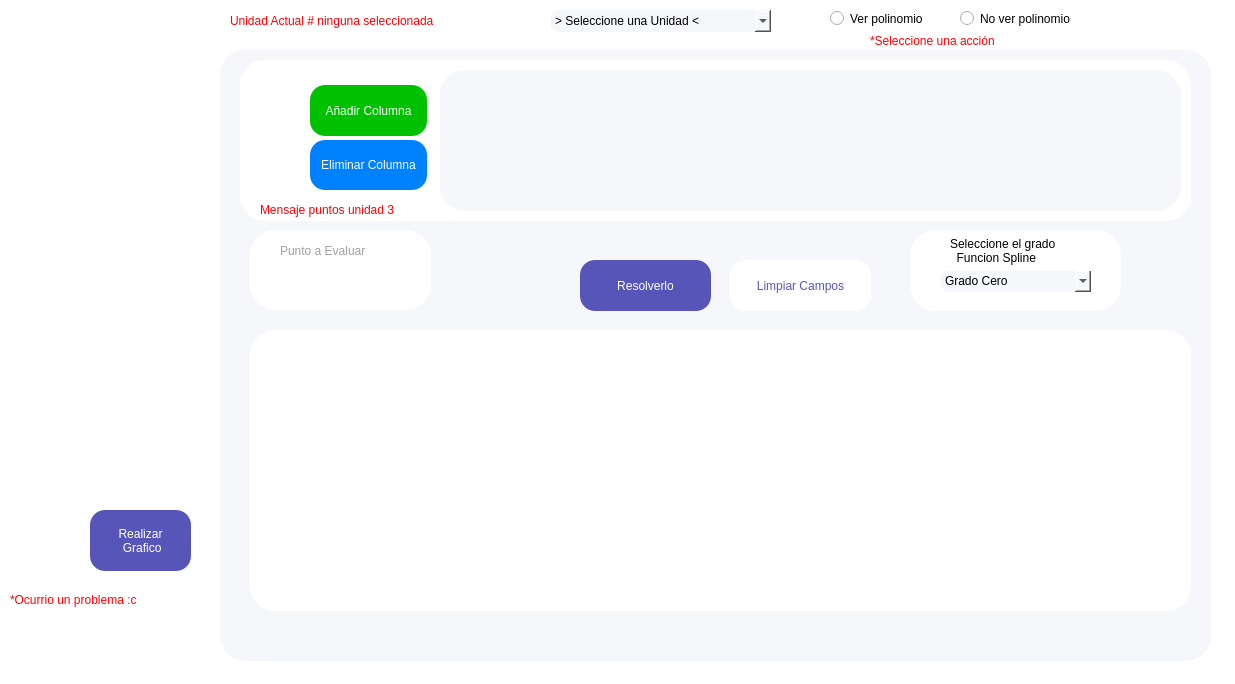
<?xml version="1.0" encoding="UTF-8"?>
<ui version="4.0">
 <class>Analisis_Numerico</class>
 <widget class="QMainWindow" name="Analisis_Numerico">
  <property name="geometry">
   <rect>
    <x>0</x>
    <y>0</y>
    <width>1235</width>
    <height>684</height>
   </rect>
  </property>
  <property name="windowTitle">
   <string>Trabajo Final Analisis Numerico 2021</string>
  </property>
  <property name="styleSheet">
   <string notr="true">background-color: rgb(255, 255, 255);</string>
  </property>
  <widget class="QWidget" name="centralwidget">
   <widget class="QFrame" name="frame">
    <property name="geometry">
     <rect>
      <x>220</x>
      <y>50</y>
      <width>991</width>
      <height>611</height>
     </rect>
    </property>
    <property name="styleSheet">
     <string notr="true">QFrame {	
	background-color: rgb(246, 247, 251);
	border-radius: 25px;
}

</string>
    </property>
    <property name="frameShape">
     <enum>QFrame::StyledPanel</enum>
    </property>
    <property name="frameShadow">
     <enum>QFrame::Raised</enum>
    </property>
    <widget class="QPushButton" name="btnResolverlo">
     <property name="geometry">
      <rect>
       <x>360</x>
       <y>210</y>
       <width>131</width>
       <height>51</height>
      </rect>
     </property>
     <property name="styleSheet">
      <string notr="true">
QPushButton {
	border-radius: 15px;
	border:0px;
	font: 75 10pt &quot;SpaceMono Nerd Font&quot;;
	color: rgb(255, 255, 255);
	background-color: rgb(87, 85, 183);
}
QPushButton:hover {
	border-radius: 20px;
	border:0px;
	
	background-color: rgb(70, 69, 149);

}</string>
     </property>
     <property name="text">
      <string>Resolverlo</string>
     </property>
    </widget>
    <widget class="QPushButton" name="btnLimpiar">
     <property name="geometry">
      <rect>
       <x>510</x>
       <y>210</y>
       <width>141</width>
       <height>51</height>
      </rect>
     </property>
     <property name="styleSheet">
      <string notr="true">QPushButton {
	border-radius: 15px;
	border:0px;
	color: rgb(87, 85, 183);
	font: 75 10pt &quot;SpaceMono Nerd Font&quot;;
	background-color: rgb(255, 255, 255);
}
QPushButton:hover {
	border-radius: 20px;
	border:0px;
	background-color: rgb(221, 221, 221);
	
}
</string>
     </property>
     <property name="text">
      <string>Limpiar Campos</string>
     </property>
    </widget>
    <widget class="QFrame" name="frame_2">
     <property name="geometry">
      <rect>
       <x>30</x>
       <y>280</y>
       <width>941</width>
       <height>281</height>
      </rect>
     </property>
     <property name="styleSheet">
      <string notr="true">background-color: rgb(255, 255, 255);</string>
     </property>
     <property name="frameShape">
      <enum>QFrame::StyledPanel</enum>
     </property>
     <property name="frameShadow">
      <enum>QFrame::Raised</enum>
     </property>
     <widget class="QTableWidget" name="tableWidget">
      <property name="geometry">
       <rect>
        <x>10</x>
        <y>10</y>
        <width>921</width>
        <height>261</height>
       </rect>
      </property>
      <property name="styleSheet">
       <string notr="true">font: 8pt &quot;SpaceMono Nerd Font&quot;;</string>
      </property>
      <property name="frameShape">
       <enum>QFrame::NoFrame</enum>
      </property>
     </widget>
    </widget>
    <widget class="QFrame" name="frame_3">
     <property name="geometry">
      <rect>
       <x>70</x>
       <y>30</y>
       <width>261</width>
       <height>121</height>
      </rect>
     </property>
     <property name="styleSheet">
      <string notr="true">background-color: rgb(255, 255, 255);</string>
     </property>
     <property name="frameShape">
      <enum>QFrame::StyledPanel</enum>
     </property>
     <property name="frameShadow">
      <enum>QFrame::Raised</enum>
     </property>
     <widget class="QLabel" name="label">
      <property name="geometry">
       <rect>
        <x>20</x>
        <y>10</y>
        <width>231</width>
        <height>41</height>
       </rect>
      </property>
      <property name="styleSheet">
       <string notr="true">font: 75 14pt &quot;SpaceMono Nerd Font&quot;;
color: rgb(160, 160, 160);</string>
      </property>
      <property name="text">
       <string>Ingrese la Funcion </string>
      </property>
     </widget>
     <widget class="QLineEdit" name="txtfuncion">
      <property name="geometry">
       <rect>
        <x>40</x>
        <y>60</y>
        <width>181</width>
        <height>21</height>
       </rect>
      </property>
      <property name="styleSheet">
       <string notr="true">background-image: url(:/images/barra2.png);
background-image: url(:/images/images/barra2.png);
font: 8pt &quot;SpaceMono Nerd Font&quot;;
border: 0px;</string>
      </property>
     </widget>
     <widget class="QLabel" name="lbl_mensaje_funcion">
      <property name="geometry">
       <rect>
        <x>30</x>
        <y>90</y>
        <width>221</width>
        <height>20</height>
       </rect>
      </property>
      <property name="styleSheet">
       <string notr="true">font: 7pt &quot;SpaceMono Nerd Font&quot;;
color: rgb(255, 0, 4);</string>
      </property>
      <property name="text">
       <string>Mensaje Funcion</string>
      </property>
     </widget>
    </widget>
    <widget class="QFrame" name="frame_4">
     <property name="geometry">
      <rect>
       <x>350</x>
       <y>30</y>
       <width>281</width>
       <height>121</height>
      </rect>
     </property>
     <property name="styleSheet">
      <string notr="true">background-color: rgb(255, 255, 255);</string>
     </property>
     <property name="frameShape">
      <enum>QFrame::StyledPanel</enum>
     </property>
     <property name="frameShadow">
      <enum>QFrame::Raised</enum>
     </property>
     <widget class="QLabel" name="label_2">
      <property name="geometry">
       <rect>
        <x>40</x>
        <y>10</y>
        <width>211</width>
        <height>41</height>
       </rect>
      </property>
      <property name="styleSheet">
       <string notr="true">font: 75 14pt &quot;SpaceMono Nerd Font&quot;;
color: rgb(160, 160, 160);</string>
      </property>
      <property name="text">
       <string>Valores Iniciales</string>
      </property>
     </widget>
     <widget class="QLineEdit" name="txtX1">
      <property name="geometry">
       <rect>
        <x>40</x>
        <y>60</y>
        <width>41</width>
        <height>21</height>
       </rect>
      </property>
      <property name="styleSheet">
       <string notr="true">background-image: url(:/images/images/barra.png);
border: 0px;
font: 8pt &quot;SpaceMono Nerd Font&quot;;</string>
      </property>
     </widget>
     <widget class="QLineEdit" name="txtX2">
      <property name="geometry">
       <rect>
        <x>130</x>
        <y>60</y>
        <width>41</width>
        <height>21</height>
       </rect>
      </property>
      <property name="styleSheet">
       <string notr="true">background-image: url(:/images/barra.png);
background-image: url(:/images/images/barra.png);
border: 0px;
font: 8pt &quot;SpaceMono Nerd Font&quot;;</string>
      </property>
     </widget>
     <widget class="QLabel" name="label_3">
      <property name="geometry">
       <rect>
        <x>10</x>
        <y>60</y>
        <width>31</width>
        <height>31</height>
       </rect>
      </property>
      <property name="styleSheet">
       <string notr="true">font: 75 14pt &quot;SpaceMono Nerd Font&quot;;
color: rgb(160, 160, 160);</string>
      </property>
      <property name="text">
       <string>X1</string>
      </property>
     </widget>
     <widget class="QLabel" name="label_4">
      <property name="geometry">
       <rect>
        <x>100</x>
        <y>60</y>
        <width>31</width>
        <height>31</height>
       </rect>
      </property>
      <property name="styleSheet">
       <string notr="true">font: 75 14pt &quot;SpaceMono Nerd Font&quot;;
color: rgb(160, 160, 160);</string>
      </property>
      <property name="text">
       <string>X2</string>
      </property>
     </widget>
     <widget class="QLineEdit" name="txtX2_2">
      <property name="geometry">
       <rect>
        <x>220</x>
        <y>60</y>
        <width>41</width>
        <height>21</height>
       </rect>
      </property>
      <property name="styleSheet">
       <string notr="true">background-image: url(:/images/barra.png);
background-image: url(:/images/images/barra.png);
border: 0px;
font: 8pt &quot;SpaceMono Nerd Font&quot;;</string>
      </property>
     </widget>
     <widget class="QLabel" name="label_7">
      <property name="geometry">
       <rect>
        <x>190</x>
        <y>60</y>
        <width>31</width>
        <height>31</height>
       </rect>
      </property>
      <property name="styleSheet">
       <string notr="true">font: 75 14pt &quot;SpaceMono Nerd Font&quot;;
color: rgb(160, 160, 160);;</string>
      </property>
      <property name="text">
       <string>X3</string>
      </property>
     </widget>
     <widget class="QLabel" name="lbl_mensaje_puntos">
      <property name="geometry">
       <rect>
        <x>20</x>
        <y>90</y>
        <width>241</width>
        <height>20</height>
       </rect>
      </property>
      <property name="styleSheet">
       <string notr="true">font: 7pt &quot;SpaceMono Nerd Font&quot;;
color: rgb(255, 0, 4);</string>
      </property>
      <property name="text">
       <string>Mensaje puntos</string>
      </property>
     </widget>
    </widget>
    <widget class="QFrame" name="frame_5">
     <property name="geometry">
      <rect>
       <x>650</x>
       <y>30</y>
       <width>241</width>
       <height>121</height>
      </rect>
     </property>
     <property name="styleSheet">
      <string notr="true">background-color: rgb(255, 255, 255);</string>
     </property>
     <property name="frameShape">
      <enum>QFrame::StyledPanel</enum>
     </property>
     <property name="frameShadow">
      <enum>QFrame::Raised</enum>
     </property>
     <widget class="QLabel" name="lbl_cifras_h">
      <property name="geometry">
       <rect>
        <x>75</x>
        <y>10</y>
        <width>81</width>
        <height>61</height>
       </rect>
      </property>
      <property name="styleSheet">
       <string notr="true">font: 75 14pt &quot;SpaceMono Nerd Font&quot;;
color: rgb(160, 160, 160);</string>
      </property>
      <property name="text">
       <string>Cifras</string>
      </property>
     </widget>
     <widget class="QLineEdit" name="txtcifras">
      <property name="geometry">
       <rect>
        <x>70</x>
        <y>60</y>
        <width>91</width>
        <height>21</height>
       </rect>
      </property>
      <property name="styleSheet">
       <string notr="true">background-image: url(:/images/barra.png);
background-image: url(:/images/images/barra.png);
border: 0px;
font: 8pt &quot;SpaceMono Nerd Font&quot;;</string>
      </property>
     </widget>
     <widget class="QLabel" name="lbl_mensaje_cifras_h">
      <property name="geometry">
       <rect>
        <x>20</x>
        <y>90</y>
        <width>201</width>
        <height>20</height>
       </rect>
      </property>
      <property name="styleSheet">
       <string notr="true">font: 7pt &quot;SpaceMono Nerd Font&quot;;
color: rgb(255, 0, 4);</string>
      </property>
      <property name="text">
       <string>Mensaje cifras</string>
      </property>
     </widget>
    </widget>
    <widget class="QFrame" name="frame_6">
     <property name="geometry">
      <rect>
       <x>20</x>
       <y>10</y>
       <width>951</width>
       <height>161</height>
      </rect>
     </property>
     <property name="styleSheet">
      <string notr="true">background-color: rgb(255, 255, 255);</string>
     </property>
     <property name="frameShape">
      <enum>QFrame::StyledPanel</enum>
     </property>
     <property name="frameShadow">
      <enum>QFrame::Raised</enum>
     </property>
     <widget class="QTableWidget" name="tableWidget_2">
      <property name="geometry">
       <rect>
        <x>200</x>
        <y>10</y>
        <width>741</width>
        <height>141</height>
       </rect>
      </property>
      <property name="styleSheet">
       <string notr="true">background-color: rgb(246, 247, 251);
font: 8pt &quot;SpaceMono Nerd Font&quot;;</string>
      </property>
      <property name="frameShape">
       <enum>QFrame::NoFrame</enum>
      </property>
     </widget>
     <widget class="QPushButton" name="btnAgregarFila">
      <property name="geometry">
       <rect>
        <x>200</x>
        <y>25</y>
        <width>101</width>
        <height>51</height>
       </rect>
      </property>
      <property name="styleSheet">
       <string notr="true">QPushButton {
	border-radius: 15px;
	border:0px;
	font: 75 8pt &quot;SpaceMono Nerd Font&quot;;
	color: rgb(255, 255, 255);
	background-color: rgb(0, 193, 0);
}
QPushButton:hover {
	border-radius: 20px;
	background-color: rgb(0, 136, 0);
}</string>
      </property>
      <property name="text">
       <string>Añadir Fila</string>
      </property>
     </widget>
     <widget class="QPushButton" name="btnEliminarFila">
      <property name="geometry">
       <rect>
        <x>200</x>
        <y>80</y>
        <width>101</width>
        <height>50</height>
       </rect>
      </property>
      <property name="styleSheet">
       <string notr="true">QPushButton {
	border-radius: 15px;
	border:0px;
	font: 75 8pt &quot;SpaceMono Nerd Font&quot;;
	color: rgb(255, 255, 255);
	background-color: rgb(0, 130, 255);
}
QPushButton:hover {
	border-radius: 20px;
	background-color: rgb(0, 95, 185);
}</string>
      </property>
      <property name="text">
       <string>Eliminar Fila</string>
      </property>
     </widget>
     <widget class="QLabel" name="lbl_aniadir">
      <property name="geometry">
       <rect>
        <x>12</x>
        <y>23</y>
        <width>50</width>
        <height>50</height>
       </rect>
      </property>
      <property name="styleSheet">
       <string notr="true">background-image: url(:/images/images/Aniadir.png);
border-radius: 0px;</string>
      </property>
      <property name="text">
       <string/>
      </property>
     </widget>
     <widget class="QLabel" name="label_8">
      <property name="geometry">
       <rect>
        <x>10</x>
        <y>80</y>
        <width>50</width>
        <height>50</height>
       </rect>
      </property>
      <property name="styleSheet">
       <string notr="true">border-radius: 0px;
background-image: url(:/images/images/Eliminarr.png);</string>
      </property>
      <property name="text">
       <string/>
      </property>
     </widget>
     <widget class="QPushButton" name="btnAgregarCol">
      <property name="geometry">
       <rect>
        <x>70</x>
        <y>25</y>
        <width>117</width>
        <height>51</height>
       </rect>
      </property>
      <property name="styleSheet">
       <string notr="true">QPushButton {
	border-radius: 15px;
	border:0px;
	font: 75 8pt &quot;SpaceMono Nerd Font&quot;;
	color: rgb(255, 255, 255);
	background-color: rgb(0, 193, 0);
}
QPushButton:hover {
	border-radius: 20px;
	background-color: rgb(0, 136, 0);
}</string>
      </property>
      <property name="text">
       <string>Añadir Columna</string>
      </property>
     </widget>
     <widget class="QPushButton" name="btnEliminarCol">
      <property name="geometry">
       <rect>
        <x>70</x>
        <y>80</y>
        <width>117</width>
        <height>50</height>
       </rect>
      </property>
      <property name="styleSheet">
       <string notr="true">QPushButton {
	border-radius: 15px;
	border:0px;
	font: 75 8pt &quot;SpaceMono Nerd Font&quot;;
	color: rgb(255, 255, 255);
	background-color: rgb(0, 130, 255);
}
QPushButton:hover {
	border-radius: 20px;
	background-color: rgb(0, 95, 185);
}</string>
      </property>
      <property name="text">
       <string>Eliminar Columna</string>
      </property>
     </widget>
     <widget class="QLabel" name="lbl_puntos_unidad3">
      <property name="geometry">
       <rect>
        <x>20</x>
        <y>140</y>
        <width>281</width>
        <height>20</height>
       </rect>
      </property>
      <property name="styleSheet">
       <string notr="true">font: 7pt &quot;SpaceMono Nerd Font&quot;;
color: rgb(255, 0, 4);</string>
      </property>
      <property name="text">
       <string>Mensaje puntos unidad 3 </string>
      </property>
     </widget>
     <zorder>label_8</zorder>
     <zorder>lbl_puntos_unidad3</zorder>
     <zorder>btnAgregarFila</zorder>
     <zorder>btnEliminarFila</zorder>
     <zorder>lbl_aniadir</zorder>
     <zorder>btnAgregarCol</zorder>
     <zorder>btnEliminarCol</zorder>
     <zorder>tableWidget_2</zorder>
    </widget>
    <widget class="QFrame" name="frame_hermite">
     <property name="geometry">
      <rect>
       <x>30</x>
       <y>180</y>
       <width>181</width>
       <height>80</height>
      </rect>
     </property>
     <property name="styleSheet">
      <string notr="true">background-color: rgb(255, 255, 255);</string>
     </property>
     <property name="frameShape">
      <enum>QFrame::StyledPanel</enum>
     </property>
     <property name="frameShadow">
      <enum>QFrame::Raised</enum>
     </property>
     <widget class="QLabel" name="lbl_punto_hermite">
      <property name="geometry">
       <rect>
        <x>30</x>
        <y>10</y>
        <width>121</width>
        <height>21</height>
       </rect>
      </property>
      <property name="styleSheet">
       <string notr="true">font: 10pt &quot;SpaceMono Nerd Font&quot;;
color: rgb(160, 160, 160);</string>
      </property>
      <property name="text">
       <string>Punto a Evaluar</string>
      </property>
     </widget>
     <widget class="QLineEdit" name="txtHermitePunto">
      <property name="geometry">
       <rect>
        <x>30</x>
        <y>40</y>
        <width>113</width>
        <height>20</height>
       </rect>
      </property>
      <property name="styleSheet">
       <string notr="true">border:0px;
background-image: url(:/images/images/barra2.png);</string>
      </property>
     </widget>
    </widget>
    <widget class="QFrame" name="frame_trazadores">
     <property name="geometry">
      <rect>
       <x>690</x>
       <y>180</y>
       <width>211</width>
       <height>81</height>
      </rect>
     </property>
     <property name="styleSheet">
      <string notr="true">background-color: rgb(255, 255, 255);</string>
     </property>
     <property name="frameShape">
      <enum>QFrame::StyledPanel</enum>
     </property>
     <property name="frameShadow">
      <enum>QFrame::Raised</enum>
     </property>
     <widget class="QComboBox" name="cbmSplineGrado">
      <property name="geometry">
       <rect>
        <x>30</x>
        <y>40</y>
        <width>151</width>
        <height>22</height>
       </rect>
      </property>
      <property name="styleSheet">
       <string notr="true">border-radius: 10px;
background-color: rgb(246, 247, 251);
font: 8pt &quot;SpaceMono Nerd Font&quot;;
</string>
      </property>
      <item>
       <property name="text">
        <string>Grado Cero</string>
       </property>
      </item>
      <item>
       <property name="text">
        <string>Grado Uno</string>
       </property>
      </item>
      <item>
       <property name="text">
        <string>Grado Dos</string>
       </property>
      </item>
      <item>
       <property name="text">
        <string>Grado Tres</string>
       </property>
      </item>
     </widget>
     <widget class="QLabel" name="label_9">
      <property name="geometry">
       <rect>
        <x>40</x>
        <y>0</y>
        <width>141</width>
        <height>41</height>
       </rect>
      </property>
      <property name="styleSheet">
       <string notr="true">font: 8pt &quot;SpaceMono Nerd Font&quot;;
color: rgb(0, 0, 0);</string>
      </property>
      <property name="text">
       <string>Seleccione el grado
  Funcion Spline</string>
      </property>
     </widget>
    </widget>
    <zorder>btnResolverlo</zorder>
    <zorder>btnLimpiar</zorder>
    <zorder>frame_2</zorder>
    <zorder>frame_3</zorder>
    <zorder>frame_4</zorder>
    <zorder>frame_5</zorder>
    <zorder>frame_hermite</zorder>
    <zorder>frame_trazadores</zorder>
    <zorder>frame_6</zorder>
   </widget>
   <widget class="QComboBox" name="cmbMetodos">
    <property name="geometry">
     <rect>
      <x>550</x>
      <y>10</y>
      <width>221</width>
      <height>22</height>
     </rect>
    </property>
    <property name="styleSheet">
     <string notr="true">border-radius: 10px;
background-color: rgb(246, 247, 251);
font: 8pt &quot;SpaceMono Nerd Font&quot;;
</string>
    </property>
    <property name="currentText">
     <string>&gt; Seleccione una Unidad &lt;</string>
    </property>
    <item>
     <property name="text">
      <string>&gt; Seleccione una Unidad &lt;</string>
     </property>
    </item>
   </widget>
   <widget class="QPushButton" name="btnUnidad1">
    <property name="geometry">
     <rect>
      <x>0</x>
      <y>120</y>
      <width>201</width>
      <height>51</height>
     </rect>
    </property>
    <property name="styleSheet">
     <string notr="true">

QPushButton {
	border-radius: 0px;
background-image: url(:/images/images/unidad1.png);
}
QPushButton:hover {
	border-radius: 16px;
	background-image: url(:/images/images/unidad1_bn.png);

}</string>
    </property>
    <property name="text">
     <string/>
    </property>
   </widget>
   <widget class="QPushButton" name="btnUnidad2">
    <property name="geometry">
     <rect>
      <x>0</x>
      <y>190</y>
      <width>201</width>
      <height>51</height>
     </rect>
    </property>
    <property name="styleSheet">
     <string notr="true">
QPushButton {
	border-radius: 0px;
background-image: url(:/images/images/unidad2.png);
}
QPushButton:hover {
	border-radius: 16px;
	background-image: url(:/images/images/unidad2_bn.png);

}</string>
    </property>
    <property name="text">
     <string/>
    </property>
   </widget>
   <widget class="QPushButton" name="btnUnidad3">
    <property name="geometry">
     <rect>
      <x>0</x>
      <y>260</y>
      <width>201</width>
      <height>51</height>
     </rect>
    </property>
    <property name="styleSheet">
     <string notr="true">
QPushButton {
	border-radius: 0px;
	background-image: url(:/images/images/unidad3.png);
}
QPushButton:hover {
	border-radius: 16px;
	background-image: url(:/images/images/unidad3_bn.png);

}</string>
    </property>
    <property name="text">
     <string/>
    </property>
   </widget>
   <widget class="QPushButton" name="btnUnidad4">
    <property name="geometry">
     <rect>
      <x>0</x>
      <y>330</y>
      <width>201</width>
      <height>51</height>
     </rect>
    </property>
    <property name="styleSheet">
     <string notr="true">
QPushButton {
	border-radius: 0px;
	background-image: url(:/images/images/unidad4.png);
}
QPushButton:hover {
	border-radius: 16px;
	
	background-image: url(:/images/images/unidad4_bn.png);

}</string>
    </property>
    <property name="text">
     <string/>
    </property>
   </widget>
   <widget class="QPushButton" name="btnUnidad5">
    <property name="geometry">
     <rect>
      <x>0</x>
      <y>400</y>
      <width>201</width>
      <height>51</height>
     </rect>
    </property>
    <property name="styleSheet">
     <string notr="true">
QPushButton {
	border-radius: 0px;
	background-image: url(:/images/images/unidad5.png);
}
QPushButton:hover {
	border-radius: 16px;
	background-image: url(:/images/images/unidad5_bn.png);

}</string>
    </property>
    <property name="text">
     <string/>
    </property>
   </widget>
   <widget class="QLabel" name="label_6">
    <property name="geometry">
     <rect>
      <x>10</x>
      <y>10</y>
      <width>201</width>
      <height>81</height>
     </rect>
    </property>
    <property name="styleSheet">
     <string notr="true">background-image: url(:/images/images/titulo.png);</string>
    </property>
    <property name="text">
     <string/>
    </property>
   </widget>
   <widget class="QRadioButton" name="radioButton">
    <property name="geometry">
     <rect>
      <x>830</x>
      <y>10</y>
      <width>111</width>
      <height>17</height>
     </rect>
    </property>
    <property name="styleSheet">
     <string notr="true">font: 8pt &quot;SpaceMono Nerd Font&quot;;
</string>
    </property>
    <property name="text">
     <string>Ver polinomio</string>
    </property>
   </widget>
   <widget class="QRadioButton" name="radioButton_2">
    <property name="geometry">
     <rect>
      <x>960</x>
      <y>10</y>
      <width>141</width>
      <height>17</height>
     </rect>
    </property>
    <property name="styleSheet">
     <string notr="true">font: 8pt &quot;SpaceMono Nerd Font&quot;;
</string>
    </property>
    <property name="text">
     <string>No ver polinomio</string>
    </property>
   </widget>
   <widget class="QLabel" name="lbl_unidad_actual">
    <property name="geometry">
     <rect>
      <x>230</x>
      <y>10</y>
      <width>271</width>
      <height>21</height>
     </rect>
    </property>
    <property name="styleSheet">
     <string notr="true">font: 8pt &quot;SpaceMono Nerd Font&quot;;
color: rgb(255, 0, 4);</string>
    </property>
    <property name="text">
     <string>Unidad Actual # ninguna seleccionada</string>
    </property>
   </widget>
   <widget class="QLabel" name="lbl_radiobuttons">
    <property name="geometry">
     <rect>
      <x>870</x>
      <y>30</y>
      <width>161</width>
      <height>21</height>
     </rect>
    </property>
    <property name="styleSheet">
     <string notr="true">font: 8pt &quot;SpaceMono Nerd Font&quot;;
color: rgb(255, 0, 4);</string>
    </property>
    <property name="text">
     <string>*Seleccione una acción</string>
    </property>
   </widget>
   <widget class="QLabel" name="label_grafica">
    <property name="geometry">
     <rect>
      <x>10</x>
      <y>510</y>
      <width>64</width>
      <height>64</height>
     </rect>
    </property>
    <property name="styleSheet">
     <string notr="true">background-image: url(:/images/images/parabola.png);</string>
    </property>
    <property name="text">
     <string/>
    </property>
   </widget>
   <widget class="QPushButton" name="pushButton">
    <property name="geometry">
     <rect>
      <x>90</x>
      <y>510</y>
      <width>101</width>
      <height>61</height>
     </rect>
    </property>
    <property name="styleSheet">
     <string notr="true">QPushButton {
	border-radius: 15px;
	border:0px;
	font: 75 12pt &quot;MS Shell Dlg 2&quot;;
	color: rgb(255, 255, 255);
	
	background-color: rgb(87, 85, 183);
}
QPushButton:hover {
	border-radius: 20px;
	
	background-color: rgb(71, 69, 150);
}</string>
    </property>
    <property name="text">
     <string>Realizar 
 Grafico</string>
    </property>
   </widget>
   <widget class="QLabel" name="lbl_grafico_mensaje">
    <property name="geometry">
     <rect>
      <x>10</x>
      <y>590</y>
      <width>201</width>
      <height>20</height>
     </rect>
    </property>
    <property name="styleSheet">
     <string notr="true">color: rgb(255, 0, 4);
font: 8pt &quot;SpaceMono Nerd Font&quot;;</string>
    </property>
    <property name="text">
     <string>*Ocurrio un problema :c</string>
    </property>
   </widget>
   <widget class="QLabel" name="lblunidad">
    <property name="geometry">
     <rect>
      <x>40</x>
      <y>650</y>
      <width>47</width>
      <height>13</height>
     </rect>
    </property>
    <property name="text">
     <string/>
    </property>
   </widget>
   <zorder>lbl_radiobuttons</zorder>
   <zorder>frame</zorder>
   <zorder>cmbMetodos</zorder>
   <zorder>btnUnidad1</zorder>
   <zorder>btnUnidad2</zorder>
   <zorder>btnUnidad3</zorder>
   <zorder>btnUnidad4</zorder>
   <zorder>btnUnidad5</zorder>
   <zorder>label_6</zorder>
   <zorder>radioButton</zorder>
   <zorder>radioButton_2</zorder>
   <zorder>lbl_unidad_actual</zorder>
   <zorder>label_grafica</zorder>
   <zorder>pushButton</zorder>
   <zorder>lbl_grafico_mensaje</zorder>
   <zorder>lblunidad</zorder>
  </widget>
  <widget class="QStatusBar" name="statusbar"/>
 </widget>
 <resources>
  <include location="images.qrc"/>
 </resources>
 <connections/>
</ui>
